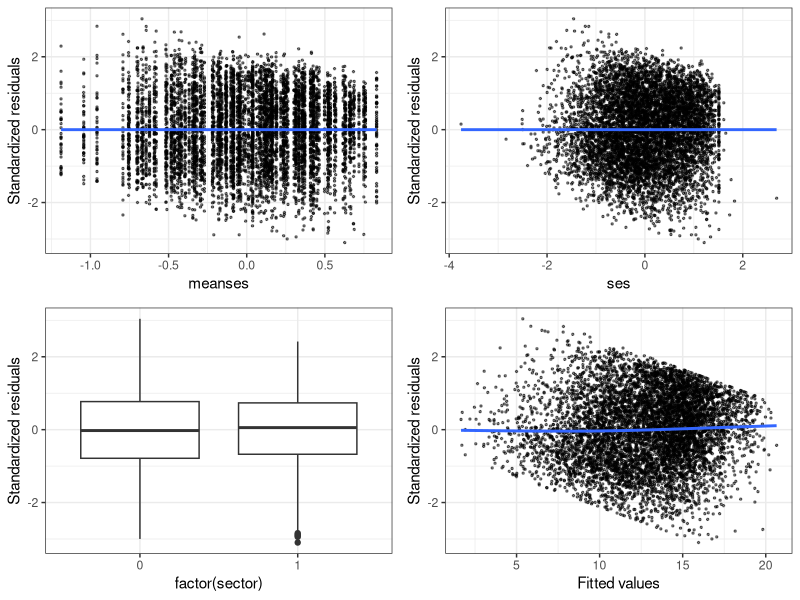
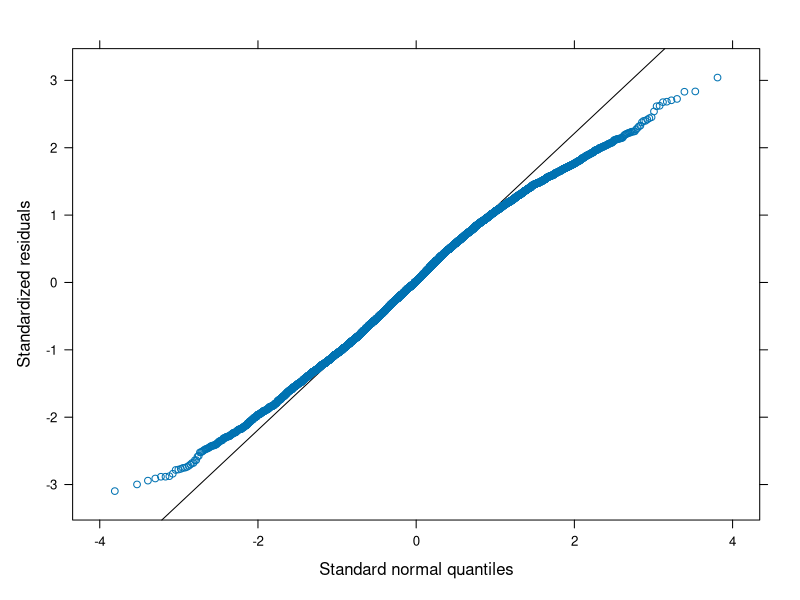

The R script that drew these images, in order: (Note: this script raises an error after producing the figures.)
## ---- chunk 1
knitr::opts_chunk$set(echo = TRUE, comment = ">#")
## ---- chunk 2
library(tidyverse)
theme_set(theme_bw())  # Use a different theme for plotting with ggplot2
library(lme4)
library(haven)
# Read in the data (pay attention to the directory)
hsball <- read_sav("../data/hsball.sav")
hsball <- as.data.frame(hsball)  # need this to get the influence statistics
## ---- chunk 3
crlv_int <- lmer(mathach ~ meanses + sector * ses + (ses | id), 
                 data = hsball)
## ---- chunk 4
# Augment the data with the fitted values and the standardized residuals
resid_df <- mutate(hsball, 
                   .std_resid = resid(crlv_int, scaled = TRUE), 
                   .fitted = fitted(crlv_int))
# Residual vs. meanses
p1 <- ggplot(resid_df, 
       aes(x = meanses, y = .std_resid)) + 
  geom_point(size = 0.5, alpha = 0.5) +  # show the points
  geom_smooth(se = FALSE) +  # add a smoother
  labs(y = "Standardized residuals")
# Residual vs. ses
p2 <- ggplot(resid_df, 
       aes(x = ses, y = .std_resid)) + 
  geom_point(size = 0.5, alpha = 0.5) +  # show the points
  geom_smooth(se = FALSE) +  # add a smoother
  labs(y = "Standardized residuals")
# Residual vs. sector
p3 <- ggplot(resid_df, 
       aes(x = factor(sector),  # factor() is used for categorical predictor
           y = .std_resid)) + 
  geom_boxplot() +  # use boxplot with categorical predictor
  labs(y = "Standardized residuals")
# Residual vs. fitted
p4 <- ggplot(resid_df, 
       aes(x = .fitted, y = .std_resid)) + 
  geom_point(size = 0.5, alpha = 0.5) +  # show the points
  geom_smooth(se = FALSE) +  # add a smoother
  labs(y = "Standardized residuals", x = "Fitted values")
gridExtra::grid.arrange(p1, p2, p3, p4, nrow = 2L)
## ---- chunk 5
library(lattice)  # need this package to use the built-in functions
qqmath(crlv_int)  # just use the `qqmath()` function on the fitted model
## ---- chunk 6
# the code is a bit more complex in order to add, but you only need to replace
# the reference lines `crlv_int` with the name of your own model to get the
# plots for your own analyses
qqmath(ranef(crlv_int), 
       panel = function(x) {  
         panel.qqmath(x)
         panel.qqmathline(x)
       })
## ---- chunk 7
library(car)
car::vif(crlv_int)
## ---- chunk 8
inf_crlv_int <- influence(crlv_int, "id")  # get cluster-level influence statistics
car::infIndexPlot(inf_crlv_int)
